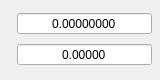
       <widget class="QWidget" name="widgetBalance" native="true">
        <property name="sizePolicy">
         <sizepolicy hsizetype="Preferred" vsizetype="Preferred">
          <horstretch>0</horstretch>
          <verstretch>0</verstretch>
         </sizepolicy>
        </property>
        <property name="maximumSize">
         <size>
          <width>160</width>
          <height>80</height>
         </size>
        </property>
        <property name="accessibleName">
         <string>BALANCE_GROUPBOX</string>
        </property>
        <property name="accessibleDescription">
         <string/>
        </property>
        <layout class="QGridLayout" name="gridLayout_13">
         <property name="leftMargin">
          <number>4</number>
         </property>
         <property name="topMargin">
          <number>8</number>
         </property>
         <property name="rightMargin">
          <number>8</number>
         </property>
         <property name="bottomMargin">
          <number>8</number>
         </property>
         <property name="spacing">
          <number>4</number>
         </property>
         <item row="0" column="2">
          <widget class="QDoubleSpinBox" name="accountBTC">
           <property name="sizePolicy">
            <sizepolicy hsizetype="Expanding" vsizetype="Fixed">
             <horstretch>0</horstretch>
             <verstretch>0</verstretch>
            </sizepolicy>
           </property>
           <property name="minimumSize">
            <size>
             <width>90</width>
             <height>0</height>
            </size>
           </property>
           <property name="whatsThis">
            <string>BalanceA</string>
           </property>
           <property name="accessibleName">
            <string/>
           </property>
           <property name="accessibleDescription">
            <string>CAN_BE_ZERO</string>
           </property>
           <property name="alignment">
            <set>Qt::AlignCenter</set>
           </property>
           <property name="readOnly">
            <bool>true</bool>
           </property>
           <property name="buttonSymbols">
            <enum>QAbstractSpinBox::NoButtons</enum>
           </property>
           <property name="specialValueText">
            <string/>
           </property>
           <property name="prefix">
            <string/>
           </property>
           <property name="decimals">
            <number>8</number>
           </property>
           <property name="minimum">
            <double>0.000000000000000</double>
           </property>
           <property name="maximum">
            <double>999999999.000000000000000</double>
           </property>
           <property name="singleStep">
            <double>0.100000000000000</double>
           </property>
          </widget>
         </item>
         <item row="1" column="2">
          <widget class="QDoubleSpinBox" name="accountUSD">
           <property name="sizePolicy">
            <sizepolicy hsizetype="Expanding" vsizetype="Fixed">
             <horstretch>0</horstretch>
             <verstretch>0</verstretch>
            </sizepolicy>
           </property>
           <property name="minimumSize">
            <size>
             <width>90</width>
             <height>0</height>
            </size>
           </property>
           <property name="whatsThis">
            <string>BalanceB</string>
           </property>
           <property name="accessibleName">
            <string/>
           </property>
           <property name="accessibleDescription">
            <string>CAN_BE_ZERO</string>
           </property>
           <property name="alignment">
            <set>Qt::AlignCenter</set>
           </property>
           <property name="readOnly">
            <bool>true</bool>
           </property>
           <property name="buttonSymbols">
            <enum>QAbstractSpinBox::NoButtons</enum>
           </property>
           <property name="prefix">
            <string/>
           </property>
           <property name="decimals">
            <number>5</number>
           </property>
           <property name="minimum">
            <double>0.000000000000000</double>
           </property>
           <property name="maximum">
            <double>999999999.000000000000000</double>
           </property>
          </widget>
         </item>
         <item row="1" column="1">
          <widget class="QLabel" name="usdLabel1">
           <property name="sizePolicy">
            <sizepolicy hsizetype="Maximum" vsizetype="Preferred">
             <horstretch>0</horstretch>
             <verstretch>0</verstretch>
            </sizepolicy>
           </property>
           <property name="font">
            <font>
             <pointsize>11</pointsize>
             <weight>50</weight>
             <bold>false</bold>
            </font>
           </property>
           <property name="accessibleDescription">
            <string>USD_ICON</string>
           </property>
           <property name="text">
            <string/>
           </property>
           <property name="alignment">
            <set>Qt::AlignCenter</set>
           </property>
          </widget>
         </item>
         <item row="0" column="1">
          <widget class="QLabel" name="btcLabel3">
           <property name="sizePolicy">
            <sizepolicy hsizetype="Maximum" vsizetype="Preferred">
             <horstretch>0</horstretch>
             <verstretch>0</verstretch>
            </sizepolicy>
           </property>
           <property name="font">
            <font>
             <pointsize>11</pointsize>
             <weight>50</weight>
             <bold>false</bold>
            </font>
           </property>
           <property name="accessibleDescription">
            <string>BTC_ICON</string>
           </property>
           <property name="text">
            <string/>
           </property>
           <property name="alignment">
            <set>Qt::AlignCenter</set>
           </property>
          </widget>
         </item>
        </layout>
       </widget>
